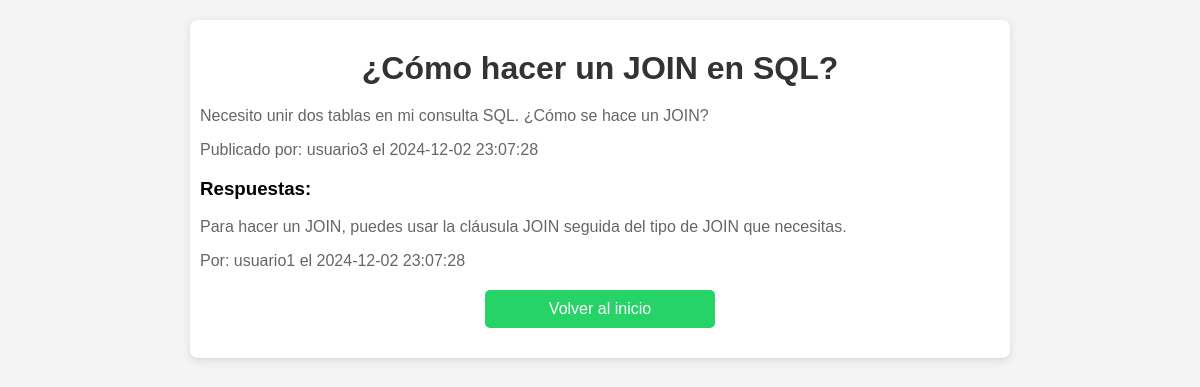
Screenshot of /Paginas/ver_respuestas.php?id=3 with the database file from the repository.
### tables this page shows
CREATE TABLE preguntas (
    id INT AUTO_INCREMENT PRIMARY KEY,
    titulo VARCHAR(255) NOT NULL,
    descripcion TEXT NOT NULL,
    usuario_id INT NOT NULL,
    fecha_publicacion TIMESTAMP DEFAULT CURRENT_TIMESTAMP,
    FOREIGN KEY (usuario_id) REFERENCES usuarios(id)
);

CREATE TABLE usuarios (
    id INT AUTO_INCREMENT PRIMARY KEY,
    nombre_usuario VARCHAR(50) NOT NULL UNIQUE,
    nombre_real VARCHAR(100) NOT NULL,
    email VARCHAR(100) NOT NULL UNIQUE,
     
    contrasena VARCHAR(255) NOT NULL  
    
);

CREATE TABLE respuestas (
    id INT AUTO_INCREMENT PRIMARY KEY,
    contenido VARCHAR(500) NOT NULL,
    usuario_id INT NOT NULL,
    pregunta_id INT NOT NULL,
    fecha_publicacion TIMESTAMP DEFAULT CURRENT_TIMESTAMP,
    FOREIGN KEY (usuario_id) REFERENCES usuarios(id),
    FOREIGN KEY (pregunta_id) REFERENCES preguntas(id)
);

### Paginas/ver_respuestas.php (the view, shortened to what this page needs)
<?php
include('../BDD/conexion.php');
$pregunta_id = (int)$_GET['id'];
$pregunta = null;
$respuestas = [];
try {
    $sql_pregunta = "SELECT p.id, p.titulo, p.descripcion, p.fecha_publicacion, u.nombre_usuario
                     FROM preguntas p
                     JOIN usuarios u ON p.usuario_id = u.id
                     WHERE p.id = :pregunta_id";
    $stmt_pregunta = $conexion->prepare($sql_pregunta);
    $stmt_pregunta->bindParam(':pregunta_id', $pregunta_id, PDO::PARAM_INT);
    $stmt_pregunta->execute();
    $pregunta = $stmt_pregunta->fetch(PDO::FETCH_ASSOC);
    $sql_respuestas = "SELECT r.id, r.contenido, r.fecha_publicacion, u.nombre_usuario
                       FROM respuestas r
                       JOIN usuarios u ON r.usuario_id = u.id
                       WHERE r.pregunta_id = :pregunta_id
                       ORDER BY r.fecha_publicacion DESC";
    $stmt_respuestas = $conexion->prepare($sql_respuestas);
    $stmt_respuestas->bindParam(':pregunta_id', $pregunta_id, PDO::PARAM_INT);
    $stmt_respuestas->execute();
    $respuestas = $stmt_respuestas->fetchAll(PDO::FETCH_ASSOC);
} catch (PDOException $e) {
    echo "Error al obtener datos: " . htmlspecialchars($e->getMessage());
    exit();
}
?>
<!DOCTYPE html>
<html lang="es">
<head>
    <link rel="stylesheet" type="text/css" href="../Styles/styles.css">
</head>
<body>
    <div class="content pregunta">
        <h1><?php echo htmlspecialchars($pregunta['titulo']); ?></h1>
        <p><?php echo nl2br(htmlspecialchars($pregunta['descripcion'])); ?></p>
        <p>Publicado por: <?php echo htmlspecialchars($pregunta['nombre_usuario']); ?> el <?php echo htmlspecialchars($pregunta['fecha_publicacion']); ?></p>
        <?php if (!empty($respuestas)): ?>
            <div class="respuestas">
                <h3>Respuestas:</h3>
                <?php foreach ($respuestas as $respuesta): ?>
                    <div class="respuesta">
                        <p><?php echo nl2br(htmlspecialchars($respuesta['contenido'])); ?></p>
                        <p>Por: <?php echo htmlspecialchars($respuesta['nombre_usuario']); ?> el <?php echo htmlspecialchars($respuesta['fecha_publicacion']); ?></p>
                    </div>
                <?php endforeach; ?>
            </div>
        <?php else: ?>
            <p>No hay respuestas para esta pregunta.</p>
        <?php endif; ?>
        <a href="../index.php" class="btn-form-pregunta" style="width: 200px;">Volver al inicio</a>
    </div>
</body>
</html>

### styles/styles.css (style rules this page uses)
body { font-family: Arial, sans-serif; background-color: #f4f4f4; margin: 0; padding: 0; }
h1 { color: #333; text-align: center; margin: 20px 0; }
.content { width: 80%; max-width: 800px; margin: 20px auto; background-color: #ffffff; border-radius: 8px; box-shadow: 0 2px 10px rgba(0, 0, 0, 0.1); padding: 20px; }
.pregunta { border-bottom: 1px solid #ddd; padding: 10px 10px; }
.pregunta p { color: #666; }
.btn-form-pregunta { margin: 20px auto; width: 150px; padding: 10px 15px; font-size: 16px; border: none; border-radius: 5px; background-color: #25D366; color: white; cursor: pointer; transition: background-color 0.3s; text-decoration: none; text-align: center; display: block; }
.respuesta p { word-wrap: break-word; white-space: pre-wrap; }

### rows the page displays
preguntas: titulo "¿Cómo hacer un JOIN en SQL?", descripcion "Necesito unir dos tablas en mi consulta SQL. ¿Cómo se hace un JOIN?", usuario.nombre_usuario "usuario3", fecha_publicacion "2024-12-02 23:07:28"
respuestas: contenido "Para hacer un JOIN, puedes usar la cláusula JOIN seguida del tipo de JOIN que necesitas.", usuario.nombre_usuario "usuario1", fecha_publicacion "2024-12-02 23:07:28"
